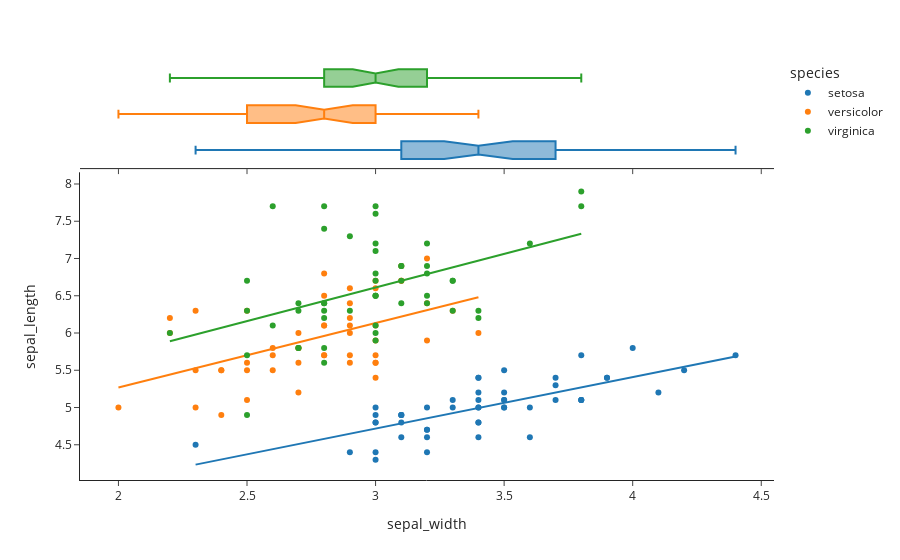

Notebook cell for this chart:
### Markdown cell above
# Useful Context

### Code cell
"""
# Code 

print(df.head())
print(df.dtypes)
print(df.describe())
print(df.species.unique())

# Output 

   sepal_length  sepal_width  petal_length  petal_width species  species_id
0           5.1          3.5           1.4          0.2  setosa           1
1           4.9          3.0           1.4          0.2  setosa           1
2           4.7          3.2           1.3          0.2  setosa           1
3           4.6          3.1           1.5          0.2  setosa           1
4           5.0          3.6           1.4          0.2  setosa           1

sepal_length    float64
sepal_width     float64
petal_length    float64
petal_width     float64
species          object
species_id        int64
dtype: object

       sepal_length  sepal_width  petal_length  petal_width  species_id
count    150.000000   150.000000    150.000000   150.000000  150.000000
mean       5.843333     3.054000      3.758667     1.198667    2.000000
std        0.828066     0.433594      1.764420     0.763161    0.819232
min        4.300000     2.000000      1.000000     0.100000    1.000000
25%        5.100000     2.800000      1.600000     0.300000    1.000000
50%        5.800000     3.000000      4.350000     1.300000    2.000000
75%        6.400000     3.300000      5.100000     1.800000    3.000000
max        7.900000     4.400000      6.900000     2.500000    3.000000

['setosa' 'versicolor' 'virginica']
"""
# Scatterplot of sepal width vs petal length using plotly
fig = px.scatter(
    df,
    x="sepal_width",
    y="sepal_length",
    color="species",
    trendline="ols",
    template="simple_white",
    marginal_x="box",
)
fig.show()

### Figure 1 — Plotly figure (JSON) as saved in the notebook; plotly's stock layout.template omitted (floating-point values rounded to 4 significant figures)
{"data": [{"hovertemplate": "species=setosa<br>sepal_width=%{x}<br>sepal_length=%{y}<extra></extra>", "legendgroup": "setosa", "marker": {"color": "#1F77B4", "symbol": "circle"}, "mode": "markers", "name": "setosa", "orientation": "v", "showlegend": true, "type": "scatter", "x": [3.5, 3.0, 3.2, 3.1, 3.6, 3.9, 3.4, 3.4, 2.9, 3.1, 3.7, 3.4, 3.0, 3.0, 4.0, 4.4, 3.9, 3.5, 3.8, 3.8, 3.4, 3.7, 3.6, 3.3, 3.4, 3.0, 3.4, 3.5, 3.4, 3.2, 3.1, 3.4, 4.1, 4.2, 3.1, 3.2, 3.5, 3.1, 3.0, 3.4, 3.5, 2.3, 3.2, 3.5, 3.8, 3.0, 3.8, 3.2, 3.7, 3.3], "xaxis": "x", "y": [5.1, 4.9, 4.7, 4.6, 5.0, 5.4, 4.6, 5.0, 4.4, 4.9, 5.4, 4.8, 4.8, 4.3, 5.8, 5.7, 5.4, 5.1, 5.7, 5.1, 5.4, 5.1, 4.6, 5.1, 4.8, 5.0, 5.0, 5.2, 5.2, 4.7, 4.8, 5.4, 5.2, 5.5, 4.9, 5.0, 5.5, 4.9, 4.4, 5.1, 5.0, 4.5, 4.4, 5.0, 5.1, 4.8, 5.1, 4.6, 5.3, 5.0], "yaxis": "y"}, {"alignmentgroup": "True", "hovertemplate": "species=setosa<br>sepal_width=%{x}<extra></extra>", "legendgroup": "setosa", "marker": {"color": "#1F77B4", "symbol": "circle"}, "name": "setosa", "notched": true, "offsetgroup": "setosa", "showlegend": false, "type": "box", "x": [3.5, 3.0, 3.2, 3.1, 3.6, 3.9, 3.4, 3.4, 2.9, 3.1, 3.7, 3.4, 3.0, 3.0, 4.0, 4.4, 3.9, 3.5, 3.8, 3.8, 3.4, 3.7, 3.6, 3.3, 3.4, 3.0, 3.4, 3.5, 3.4, 3.2, 3.1, 3.4, 4.1, 4.2, 3.1, 3.2, 3.5, 3.1, 3.0, 3.4, 3.5, 2.3, 3.2, 3.5, 3.8, 3.0, 3.8, 3.2, 3.7, 3.3], "xaxis": "x2", "yaxis": "y2"}, {"hovertemplate": "<b>OLS trendline</b><br>sepal_length = 0.690854 * sepal_width + 2.64466<br>R<sup>2</sup>=0.557681<br><br>species=setosa<br>sepal_width=%{x}<br>sepal_length=%{y} <b>(trend)</b><extra></extra>", "legendgroup": "setosa", "marker": {"color": "#1F77B4", "symbol": "circle"}, "mode": "lines", "name": "setosa", "showlegend": false, "type": "scatter", "x": [2.3, 2.9, 3.0, 3.0, 3.0, 3.0, 3.0, 3.0, 3.1, 3.1, 3.1, 3.1, 3.1, 3.2, 3.2, 3.2, 3.2, 3.2, 3.3, 3.3, 3.4, 3.4, 3.4, 3.4, 3.4, 3.4, 3.4, 3.4, 3.4, 3.5, 3.5, 3.5, 3.5, 3.5, 3.5, 3.6, 3.6, 3.7, 3.7, 3.7, 3.8, 3.8, 3.8, 3.8, 3.9, 3.9, 4.0, 4.1, 4.2, 4.4], "xaxis": "x", "y": [4.234, 4.648, 4.717, 4.717, 4.717, 4.717, 4.717, 4.717, 4.786, 4.786, 4.786, 4.786, 4.786, 4.855, 4.855, 4.855, 4.855, 4.855, 4.924, 4.924, 4.994, 4.994, 4.994, 4.994, 4.994, 4.994, 4.994, 4.994, 4.994, 5.063, 5.063, 5.063, 5.063, 5.063, 5.063, 5.132, 5.132, 5.201, 5.201, 5.201, 5.27, 5.27, 5.27, 5.27, 5.339, 5.339, 5.408, 5.477, 5.546, 5.684], "yaxis": "y"}, {"hovertemplate": "species=versicolor<br>sepal_width=%{x}<br>sepal_length=%{y}<extra></extra>", "legendgroup": "versicolor", "marker": {"color": "#FF7F0E", "symbol": "circle"}, "mode": "markers", "name": "versicolor", "orientation": "v", "showlegend": true, "type": "scatter", "x": [3.2, 3.2, 3.1, 2.3, 2.8, 2.8, 3.3, 2.4, 2.9, 2.7, 2.0, 3.0, 2.2, 2.9, 2.9, 3.1, 3.0, 2.7, 2.2, 2.5, 3.2, 2.8, 2.5, 2.8, 2.9, 3.0, 2.8, 3.0, 2.9, 2.6, 2.4, 2.4, 2.7, 2.7, 3.0, 3.4, 3.1, 2.3, 3.0, 2.5, 2.6, 3.0, 2.6, 2.3, 2.7, 3.0, 2.9, 2.9, 2.5, 2.8], "xaxis": "x", "y": [7.0, 6.4, 6.9, 5.5, 6.5, 5.7, 6.3, 4.9, 6.6, 5.2, 5.0, 5.9, 6.0, 6.1, 5.6, 6.7, 5.6, 5.8, 6.2, 5.6, 5.9, 6.1, 6.3, 6.1, 6.4, 6.6, 6.8, 6.7, 6.0, 5.7, 5.5, 5.5, 5.8, 6.0, 5.4, 6.0, 6.7, 6.3, 5.6, 5.5, 5.5, 6.1, 5.8, 5.0, 5.6, 5.7, 5.7, 6.2, 5.1, 5.7], "yaxis": "y"}, {"alignmentgroup": "True", "hovertemplate": "species=versicolor<br>sepal_width=%{x}<extra></extra>", "legendgroup": "versicolor", "marker": {"color": "#FF7F0E", "symbol": "circle"}, "name": "versicolor", "notched": true, "offsetgroup": "versicolor", "showlegend": false, "type": "box", "x": [3.2, 3.2, 3.1, 2.3, 2.8, 2.8, 3.3, 2.4, 2.9, 2.7, 2.0, 3.0, 2.2, 2.9, 2.9, 3.1, 3.0, 2.7, 2.2, 2.5, 3.2, 2.8, 2.5, 2.8, 2.9, 3.0, 2.8, 3.0, 2.9, 2.6, 2.4, 2.4, 2.7, 2.7, 3.0, 3.4, 3.1, 2.3, 3.0, 2.5, 2.6, 3.0, 2.6, 2.3, 2.7, 3.0, 2.9, 2.9, 2.5, 2.8], "xaxis": "x2", "yaxis": "y2"}, {"hovertemplate": "<b>OLS trendline</b><br>sepal_length = 0.865078 * sepal_width + 3.53973<br>R<sup>2</sup>=0.276582<br><br>species=versicolor<br>sepal_width=%{x}<br>sepal_length=%{y} <b>(trend)</b><extra></extra>", "legendgroup": "versicolor", "marker": {"color": "#FF7F0E", "symbol": "circle"}, "mode": "lines", "name": "versicolor", "showlegend": false, "type": "scatter", "x": [2.0, 2.2, 2.2, 2.3, 2.3, 2.3, 2.4, 2.4, 2.4, 2.5, 2.5, 2.5, 2.5, 2.6, 2.6, 2.6, 2.7, 2.7, 2.7, 2.7, 2.7, 2.8, 2.8, 2.8, 2.8, 2.8, 2.8, 2.9, 2.9, 2.9, 2.9, 2.9, 2.9, 2.9, 3.0, 3.0, 3.0, 3.0, 3.0, 3.0, 3.0, 3.0, 3.1, 3.1, 3.1, 3.2, 3.2, 3.2, 3.3, 3.4], "xaxis": "x", "y": [5.27, 5.443, 5.443, 5.529, 5.529, 5.529, 5.616, 5.616, 5.616, 5.702, 5.702, 5.702, 5.702, 5.789, 5.789, 5.789, 5.875, 5.875, 5.875, 5.875, 5.875, 5.962, 5.962, 5.962, 5.962, 5.962, 5.962, 6.048, 6.048, 6.048, 6.048, 6.048, 6.048, 6.048, 6.135, 6.135, 6.135, 6.135, 6.135, 6.135, 6.135, 6.135, 6.221, 6.221, 6.221, 6.308, 6.308, 6.308, 6.394, 6.481], "yaxis": "y"}, {"hovertemplate": "species=virginica<br>sepal_width=%{x}<br>sepal_length=%{y}<extra></extra>", "legendgroup": "virginica", "marker": {"color": "#2CA02C", "symbol": "circle"}, "mode": "markers", "name": "virginica", "orientation": "v", "showlegend": true, "type": "scatter", "x": [3.3, 2.7, 3.0, 2.9, 3.0, 3.0, 2.5, 2.9, 2.5, 3.6, 3.2, 2.7, 3.0, 2.5, 2.8, 3.2, 3.0, 3.8, 2.6, 2.2, 3.2, 2.8, 2.8, 2.7, 3.3, 3.2, 2.8, 3.0, 2.8, 3.0, 2.8, 3.8, 2.8, 2.8, 2.6, 3.0, 3.4, 3.1, 3.0, 3.1, 3.1, 3.1, 2.7, 3.2, 3.3, 3.0, 2.5, 3.0, 3.4, 3.0], "xaxis": "x", "y": [6.3, 5.8, 7.1, 6.3, 6.5, 7.6, 4.9, 7.3, 6.7, 7.2, 6.5, 6.4, 6.8, 5.7, 5.8, 6.4, 6.5, 7.7, 7.7, 6.0, 6.9, 5.6, 7.7, 6.3, 6.7, 7.2, 6.2, 6.1, 6.4, 7.2, 7.4, 7.9, 6.4, 6.3, 6.1, 7.7, 6.3, 6.4, 6.0, 6.9, 6.7, 6.9, 5.8, 6.8, 6.7, 6.7, 6.3, 6.5, 6.2, 5.9], "yaxis": "y"}, {"alignmentgroup": "True", "hovertemplate": "species=virginica<br>sepal_width=%{x}<extra></extra>", "legendgroup": "virginica", "marker": {"color": "#2CA02C", "symbol": "circle"}, "name": "virginica", "notched": true, "offsetgroup": "virginica", "showlegend": false, "type": "box", "x": [3.3, 2.7, 3.0, 2.9, 3.0, 3.0, 2.5, 2.9, 2.5, 3.6, 3.2, 2.7, 3.0, 2.5, 2.8, 3.2, 3.0, 3.8, 2.6, 2.2, 3.2, 2.8, 2.8, 2.7, 3.3, 3.2, 2.8, 3.0, 2.8, 3.0, 2.8, 3.8, 2.8, 2.8, 2.6, 3.0, 3.4, 3.1, 3.0, 3.1, 3.1, 3.1, 2.7, 3.2, 3.3, 3.0, 2.5, 3.0, 3.4, 3.0], "xaxis": "x2", "yaxis": "y2"}, {"hovertemplate": "<b>OLS trendline</b><br>sepal_length = 0.901534 * sepal_width + 3.90684<br>R<sup>2</sup>=0.209057<br><br>species=virginica<br>sepal_width=%{x}<br>sepal_length=%{y} <b>(trend)</b><extra></extra>", "legendgroup": "virginica", "marker": {"color": "#2CA02C", "symbol": "circle"}, "mode": "lines", "name": "virginica", "showlegend": false, "type": "scatter", "x": [2.2, 2.5, 2.5, 2.5, 2.5, 2.6, 2.6, 2.7, 2.7, 2.7, 2.7, 2.8, 2.8, 2.8, 2.8, 2.8, 2.8, 2.8, 2.8, 2.9, 2.9, 3.0, 3.0, 3.0, 3.0, 3.0, 3.0, 3.0, 3.0, 3.0, 3.0, 3.0, 3.0, 3.1, 3.1, 3.1, 3.1, 3.2, 3.2, 3.2, 3.2, 3.2, 3.3, 3.3, 3.3, 3.4, 3.4, 3.6, 3.8, 3.8], "xaxis": "x", "y": [5.89, 6.161, 6.161, 6.161, 6.161, 6.251, 6.251, 6.341, 6.341, 6.341, 6.341, 6.431, 6.431, 6.431, 6.431, 6.431, 6.431, 6.431, 6.431, 6.521, 6.521, 6.611, 6.611, 6.611, 6.611, 6.611, 6.611, 6.611, 6.611, 6.611, 6.611, 6.611, 6.611, 6.702, 6.702, 6.702, 6.702, 6.792, 6.792, 6.792, 6.792, 6.792, 6.882, 6.882, 6.882, 6.972, 6.972, 7.152, 7.333, 7.333], "yaxis": "y"}], "layout": {"legend": {"title": {"text": "species"}, "tracegroupgap": 0}, "margin": {"t": 60}, "xaxis": {"anchor": "y", "domain": [0, 1], "title": {"text": "sepal_width"}}, "xaxis2": {"anchor": "y2", "domain": [0, 1], "matches": "x", "showticklabels": false}, "yaxis": {"anchor": "x", "domain": [0, 0.7326], "title": {"text": "sepal_length"}}, "yaxis2": {"anchor": "x2", "domain": [0.7426, 1], "matches": "y2", "showline": false, "showticklabels": false, "ticks": ""}}}
